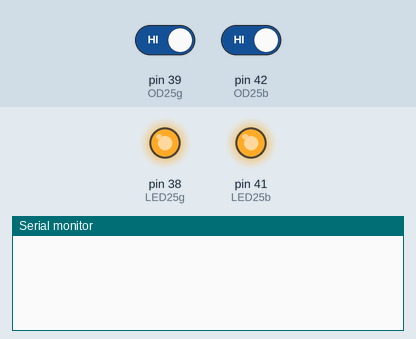
Recording of a sketch running on a simulated Arduino Mega 2560, built with avr-gcc and run on an emulated ATmega2560. Parts: output pins drawn as LEDs (lit = HIGH), the last lines printed to the serial monitor. The inputs (shaded band) are chosen by the test bench; at power-on: pin 39 (OD25g) HIGH, pin 42 (OD25b) HIGH.

Above: at 1.2 s.
1.3 s: pin 39 (OD25g) driven LOW
At 2.2 s:
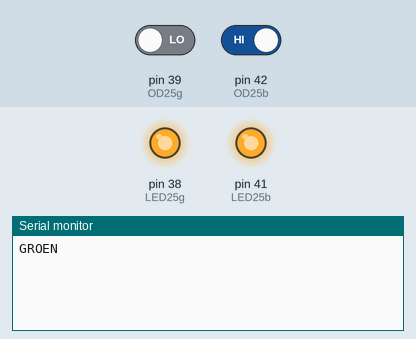
2.8 s: pin 42 (OD25b) driven LOW
At 3.6 s:
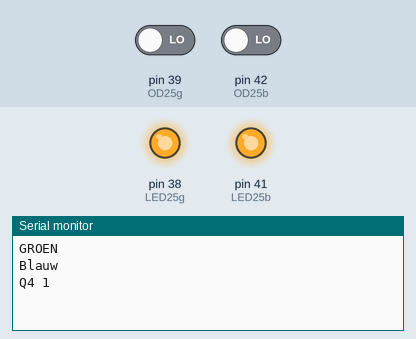
4.3 s: pin 39 (OD25g) driven HIGH
At 4.9 s:
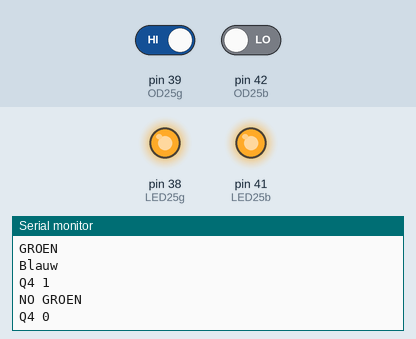
5.8 s: pin 42 (OD25b) driven HIGH
At 6.9 s:
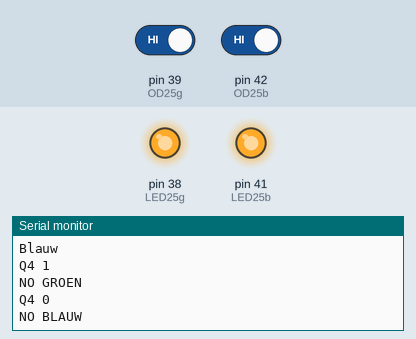

Measured:
- after the input at 1.3 s, the serial monitor: prints a new line at once (image 1)
- after the input at 2.8 s, the serial monitor: prints a new line at once (image 2)
- after the input at 4.3 s, the serial monitor: prints a new line at once (image 3)
- after the input at 5.8 s, the serial monitor: prints a new line at once (image 4)

The sketch:

_11_ObstakleDetection_Kabel5N6.ino
```cpp
int OD25g = 39;
int ODV25g;
bool oDetSw5 = 0;
int OD25b = 42;
int ODV25b;
bool oDetSw6 = 0;
bool oDetSw25 = 0;

int LED25g = 38;
int BTN25g = 40;
int BTNV25g;

int LED25b = 41;
int BTN25b = 43;
int BTNV25b;


void setup() {
  // put your setup code here, to run once:
  Serial.begin(9600);
  pinMode(OD25g, INPUT);
  pinMode(OD25b, INPUT);
  pinMode(LED25g, OUTPUT);
  pinMode(LED25b, OUTPUT);
  pinMode(BTN25g, INPUT_PULLUP);
  pinMode(BTN25b, INPUT_PULLUP);
  digitalWrite(LED25g, HIGH);
  digitalWrite(LED25b, HIGH);
  }

void loop() {


  ODV25g = digitalRead(OD25g);
  ODV25b = digitalRead(OD25b);

  if (ODV25g == LOW) {
    if (oDetSw5 == 0) {
      Serial.println("GROEN");
      oDetSw5 = 1;
    }
  }
  else if (ODV25g == HIGH) {
    if (oDetSw5 == 1) {
      Serial.println("NO GROEN");
      oDetSw5 = 0;
    }
  }

  if (ODV25b == LOW) {
    if (oDetSw6 == 0) {
      Serial.println("Blauw");
      oDetSw6 = 1;
    }
  }
  else if (ODV25b == HIGH) {
    if (oDetSw6 == 1) {
      Serial.println("NO BLAUW");
      oDetSw6 = 0;
    }
  }


  if (ODV25g == LOW && ODV25b == LOW) {
   if (oDetSw25 == 0) {
      Serial.println("Q4 1");
     oDetSw25 = 1;
    }
  }
  else if(oDetSw25 == 1) {
    oDetSw25 = 0;
    Serial.println("Q4 0");
  }


}
```
